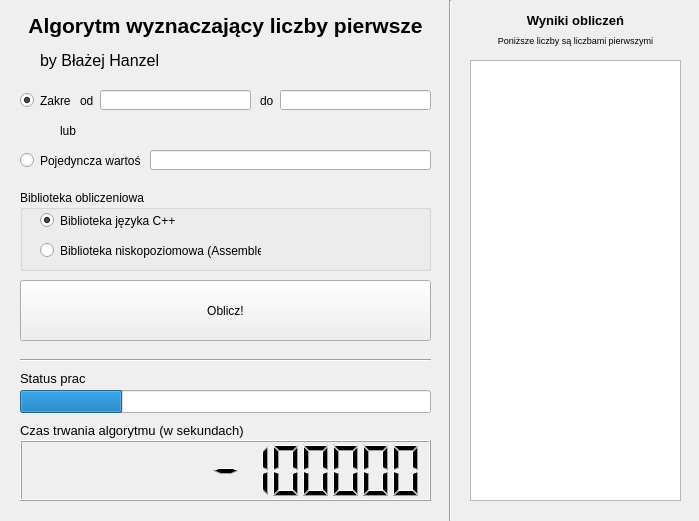
<?xml version="1.0" encoding="UTF-8"?>
<ui version="4.0">
 <class>MainWindow</class>
 <widget class="QMainWindow" name="MainWindow">
  <property name="geometry">
   <rect>
    <x>0</x>
    <y>0</y>
    <width>699</width>
    <height>521</height>
   </rect>
  </property>
  <property name="windowTitle">
   <string>Algorytm wyznaczająçcy liczby pierwsze - Błażej Hanzel</string>
  </property>
  <widget class="QWidget" name="centralwidget">
   <widget class="QLineEdit" name="lineEdit">
    <property name="geometry">
     <rect>
      <x>100</x>
      <y>90</y>
      <width>151</width>
      <height>20</height>
     </rect>
    </property>
   </widget>
   <widget class="QLabel" name="label">
    <property name="geometry">
     <rect>
      <x>0</x>
      <y>10</y>
      <width>451</width>
      <height>31</height>
     </rect>
    </property>
    <property name="font">
     <font>
      <pointsize>16</pointsize>
      <weight>75</weight>
      <bold>true</bold>
     </font>
    </property>
    <property name="text">
     <string>Algorytm wyznaczający liczby pierwsze</string>
    </property>
    <property name="alignment">
     <set>Qt::AlignCenter</set>
    </property>
   </widget>
   <widget class="QLabel" name="label_2">
    <property name="geometry">
     <rect>
      <x>40</x>
      <y>50</y>
      <width>121</width>
      <height>21</height>
     </rect>
    </property>
    <property name="font">
     <font>
      <pointsize>12</pointsize>
     </font>
    </property>
    <property name="text">
     <string>by Błażej Hanzel</string>
    </property>
   </widget>
   <widget class="QLabel" name="label_3">
    <property name="geometry">
     <rect>
      <x>80</x>
      <y>90</y>
      <width>21</width>
      <height>21</height>
     </rect>
    </property>
    <property name="text">
     <string>od</string>
    </property>
   </widget>
   <widget class="QLabel" name="label_4">
    <property name="geometry">
     <rect>
      <x>260</x>
      <y>90</y>
      <width>21</width>
      <height>21</height>
     </rect>
    </property>
    <property name="text">
     <string>do</string>
    </property>
   </widget>
   <widget class="QLineEdit" name="lineEdit_2">
    <property name="geometry">
     <rect>
      <x>280</x>
      <y>90</y>
      <width>151</width>
      <height>20</height>
     </rect>
    </property>
   </widget>
   <widget class="QRadioButton" name="radioButton">
    <property name="geometry">
     <rect>
      <x>20</x>
      <y>90</y>
      <width>51</width>
      <height>21</height>
     </rect>
    </property>
    <property name="text">
     <string>Zakres</string>
    </property>
    <property name="checked">
     <bool>true</bool>
    </property>
   </widget>
   <widget class="QRadioButton" name="radioButton_2">
    <property name="geometry">
     <rect>
      <x>20</x>
      <y>150</y>
      <width>121</width>
      <height>21</height>
     </rect>
    </property>
    <property name="text">
     <string>Pojedyncza wartość</string>
    </property>
    <property name="checked">
     <bool>false</bool>
    </property>
   </widget>
   <widget class="QLineEdit" name="lineEdit_3">
    <property name="geometry">
     <rect>
      <x>150</x>
      <y>150</y>
      <width>281</width>
      <height>20</height>
     </rect>
    </property>
   </widget>
   <widget class="QLabel" name="label_5">
    <property name="geometry">
     <rect>
      <x>60</x>
      <y>120</y>
      <width>47</width>
      <height>21</height>
     </rect>
    </property>
    <property name="text">
     <string>lub</string>
    </property>
   </widget>
   <widget class="QGroupBox" name="groupBox">
    <property name="geometry">
     <rect>
      <x>20</x>
      <y>190</y>
      <width>411</width>
      <height>81</height>
     </rect>
    </property>
    <property name="title">
     <string>Biblioteka obliczeniowa</string>
    </property>
    <widget class="QRadioButton" name="radioButton_3">
     <property name="geometry">
      <rect>
       <x>20</x>
       <y>20</y>
       <width>141</width>
       <height>21</height>
      </rect>
     </property>
     <property name="text">
      <string>Biblioteka języka C++</string>
     </property>
     <property name="checked">
      <bool>true</bool>
     </property>
    </widget>
    <widget class="QRadioButton" name="radioButton_4">
     <property name="geometry">
      <rect>
       <x>20</x>
       <y>50</y>
       <width>221</width>
       <height>21</height>
      </rect>
     </property>
     <property name="text">
      <string>Biblioteka niskopoziomowa (Assembler)</string>
     </property>
    </widget>
   </widget>
   <widget class="QPushButton" name="pushButton">
    <property name="geometry">
     <rect>
      <x>20</x>
      <y>280</y>
      <width>411</width>
      <height>61</height>
     </rect>
    </property>
    <property name="text">
     <string>Oblicz!</string>
    </property>
   </widget>
   <widget class="QProgressBar" name="progressBar">
    <property name="geometry">
     <rect>
      <x>20</x>
      <y>390</y>
      <width>411</width>
      <height>23</height>
     </rect>
    </property>
    <property name="value">
     <number>25</number>
    </property>
    <property name="textVisible">
     <bool>false</bool>
    </property>
   </widget>
   <widget class="QListWidget" name="listWidget">
    <property name="enabled">
     <bool>true</bool>
    </property>
    <property name="geometry">
     <rect>
      <x>470</x>
      <y>60</y>
      <width>211</width>
      <height>441</height>
     </rect>
    </property>
    <property name="currentRow">
     <number>-1</number>
    </property>
   </widget>
   <widget class="Line" name="line">
    <property name="geometry">
     <rect>
      <x>440</x>
      <y>0</y>
      <width>21</width>
      <height>521</height>
     </rect>
    </property>
    <property name="orientation">
     <enum>Qt::Vertical</enum>
    </property>
   </widget>
   <widget class="QLabel" name="label_6">
    <property name="geometry">
     <rect>
      <x>470</x>
      <y>10</y>
      <width>211</width>
      <height>21</height>
     </rect>
    </property>
    <property name="font">
     <font>
      <pointsize>10</pointsize>
      <weight>75</weight>
      <bold>true</bold>
     </font>
    </property>
    <property name="text">
     <string>Wyniki obliczeń</string>
    </property>
    <property name="alignment">
     <set>Qt::AlignCenter</set>
    </property>
   </widget>
   <widget class="Line" name="line_2">
    <property name="geometry">
     <rect>
      <x>20</x>
      <y>350</y>
      <width>411</width>
      <height>21</height>
     </rect>
    </property>
    <property name="orientation">
     <enum>Qt::Horizontal</enum>
    </property>
   </widget>
   <widget class="QLCDNumber" name="lcdNumber">
    <property name="geometry">
     <rect>
      <x>20</x>
      <y>440</y>
      <width>411</width>
      <height>61</height>
     </rect>
    </property>
    <property name="smallDecimalPoint">
     <bool>false</bool>
    </property>
    <property name="digitCount">
     <number>13</number>
    </property>
    <property name="value" stdset="0">
     <double>8888888888888.000000000000000</double>
    </property>
    <property name="intValue" stdset="0">
     <number>-2147483648</number>
    </property>
   </widget>
   <widget class="QLabel" name="label_7">
    <property name="geometry">
     <rect>
      <x>20</x>
      <y>370</y>
      <width>141</width>
      <height>16</height>
     </rect>
    </property>
    <property name="font">
     <font>
      <pointsize>10</pointsize>
     </font>
    </property>
    <property name="text">
     <string>Status prac</string>
    </property>
   </widget>
   <widget class="QLabel" name="label_8">
    <property name="geometry">
     <rect>
      <x>20</x>
      <y>420</y>
      <width>231</width>
      <height>21</height>
     </rect>
    </property>
    <property name="font">
     <font>
      <pointsize>10</pointsize>
     </font>
    </property>
    <property name="text">
     <string>Czas trwania algorytmu (w sekundach)</string>
    </property>
   </widget>
   <widget class="QLabel" name="label_9">
    <property name="geometry">
     <rect>
      <x>470</x>
      <y>30</y>
      <width>211</width>
      <height>21</height>
     </rect>
    </property>
    <property name="font">
     <font>
      <pointsize>7</pointsize>
      <weight>50</weight>
      <italic>false</italic>
      <bold>false</bold>
     </font>
    </property>
    <property name="text">
     <string>Poniższe liczby są liczbami pierwszymi</string>
    </property>
    <property name="alignment">
     <set>Qt::AlignCenter</set>
    </property>
   </widget>
  </widget>
 </widget>
 <resources/>
 <connections/>
</ui>
